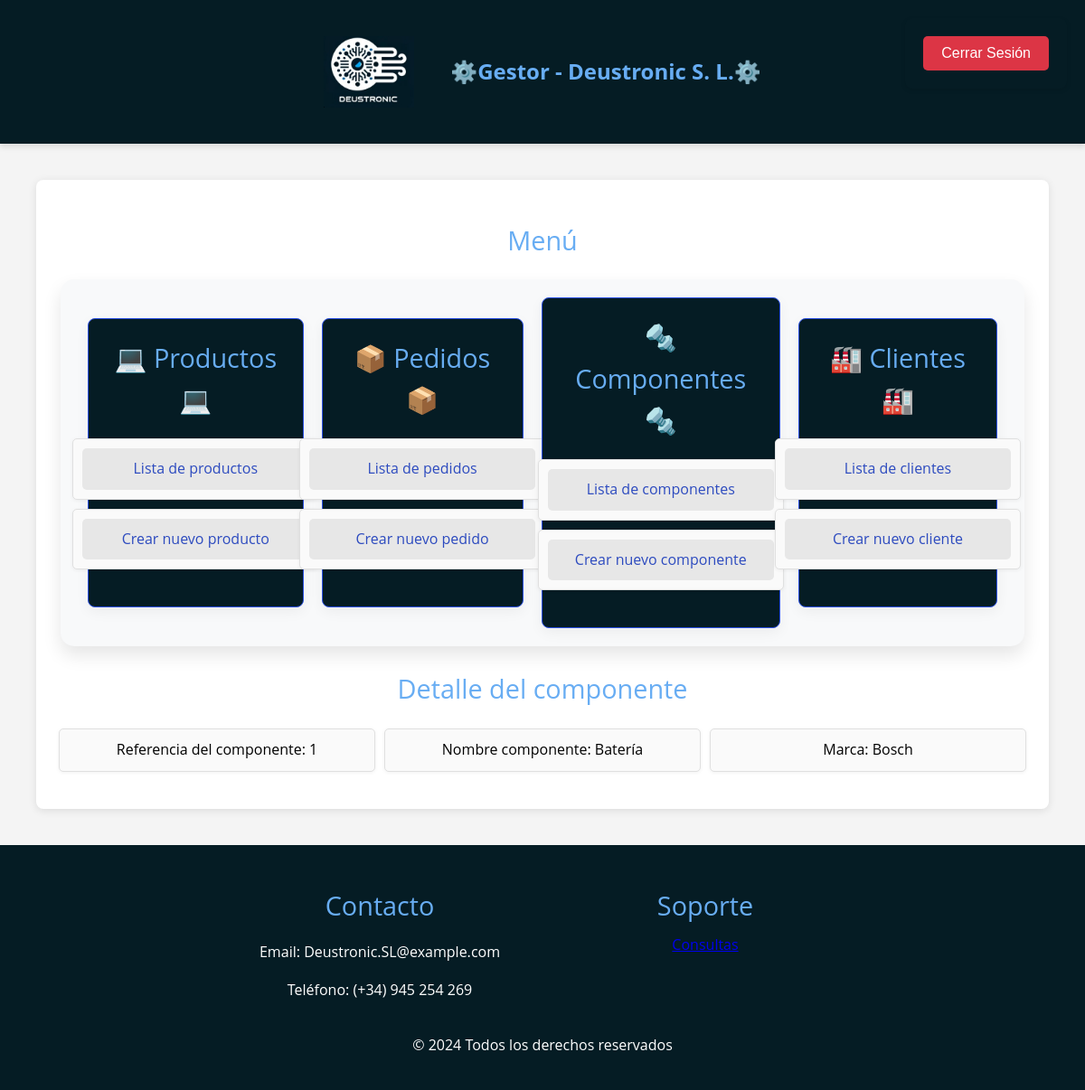
The app's page /appDjango/componentes/1 with its own data.
### appDjango/models.py (models this page shows, shortened)
class Componente(models.Model):
    referencia_componente = models.AutoField(primary_key=True)
    modelo_componente = models.CharField(max_length=255)
    marca_componente = models.CharField(max_length=100)
    class Meta:
        verbose_name_plural = "Componentes"
        verbose_name = "Componente"
        ordering = ["referencia_componente"]

### appDjango/views.py (the view)
# urls.py: path('componentes/<int:pk>', ComponenteDetailView.as_view(), name='componente_show'),
class ComponenteDetailView(DetailView):
    model = Componente

### templates/appDjango/componente_detail.html
{% extends 'base.html' %}
{% block contenido %}
        <h2>Detalle del componente</h2>
        {% if object %}
            <ul>
                <li>Referencia del componente: {{ object.referencia_componente }}</li>
                <li>Nombre componente: {{ object.modelo_componente }}</li>
                <li>Marca: {{ object.marca_componente }}</li>
            </ul>
        {% else %}
            <p>No existe este componente.</p>
        {% endif %}
{% endblock %}

### static/css/estilos.css (style rules this page uses)
body { font-family: 'Open Sans', Arial, sans-serif; background-color: #f4f4f4; color: black; line-height: 1.6; margin: 0; padding: 0; }
h1, h2 { color: #68adf3; font-weight: normal; }
h2 { font-size: 1.8rem; margin-bottom: 0.5rem; text-align: center; }
ul { list-style: none; padding: 0; display: flex; flex-wrap: wrap; justify-content: center; }
ul li { background-color: #fafafa; border: 1px solid #e0e0e0; border-radius: 5px; padding: 10px; box-shadow: 0 1px 4px rgba(0, 0, 0, 0.06); margin: 5px; text-align: center; flex: 1 0 250px; }

### records on screen
Componente: referencia_componente "1", modelo_componente "Batería", marca_componente "Bosch"
